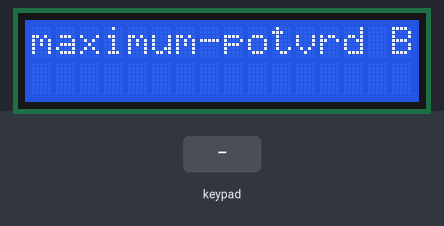
This sketch was run on a simulated Arduino Uno, built with avr-gcc and run on an emulated ATmega328P. Parts: 16×2 character LCD. The inputs (shaded band) are chosen by the test bench. At 4.4 s the program stops and its outputs stay as they are.

Above: at 1.2 s.
1.3 s: key 'A' pressed
At 1.53 s:
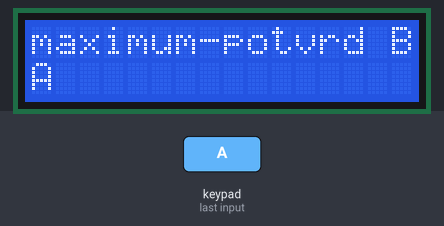
4.3 s: keypad keys 9 8 7 6 pressed 0.4 s apart
At 4.7 s:
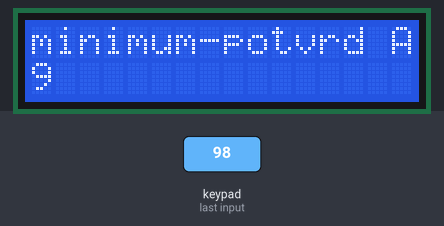
Timing chart, 0 to 5.9 s (numbered marks = the images above; inputs shaded):
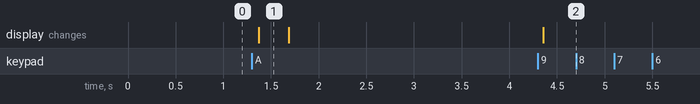

The sketch:

random_number_LCD_KEYPAD.ino
```cpp
#include <LiquidCrystal_I2C.h>
#include <Wire.h>
#define BACKLIGHT_PIN 3
#include <Keypad.h>

int randNumber;
int a;
int b;


LiquidCrystal_I2C lcd(0x27, 2, 1, 0, 4, 5, 6, 7);

const byte ROWS = 4; //four rows
const byte COLS = 4; //four columns
//define the cymbols on the buttons of the keypads
char hexaKeys[ROWS][COLS] = {
  {'1','2','3','A'},
  {'4','5','6','B'},
  {'7','8','9','C'},
  {'*','0','#','D'}
};
byte rowPins[ROWS] = {9, 8, 7, 6}; //connect to the row pinouts of the keypad
byte colPins[COLS] = {5, 4, 3, 2}; //connect to the column pinouts of the keypad

//initialize an instance of class NewKeypad
Keypad customKeypad = Keypad( makeKeymap(hexaKeys), rowPins, colPins, ROWS, COLS);


void setup() {

  lcd.begin(16, 2);
  lcd.setBacklightPin(BACKLIGHT_PIN, POSITIVE);
  lcd.setBacklight(HIGH);

}

void loop() {
  char customKey = customKeypad.getKey();
  lcd.setCursor(0,0);
  lcd.print("minimum-potvrd A");
  if(customKey){
  while(customKey!='A'){
    lcd.setCursor(0,1);
    lcd.print(customKey);
  }}
    lcd.clear();
    lcd.setCursor(0,0);
  lcd.setCursor(0,0);
  lcd.print("maximum-potvrd B");
  if(customKey){
    lcd.setCursor(0,1);
    lcd.print(customKey);
  }
  if(customKey=='B'){
    lcd.clear();
    lcd.setCursor(0,0);
  }


}
```

Measured:
- after the input at 1.3 s, the display: changes after 0.07 s (image 1)
- after the input at 4.3 s, the display: changes after 0.05 s (image 2)
